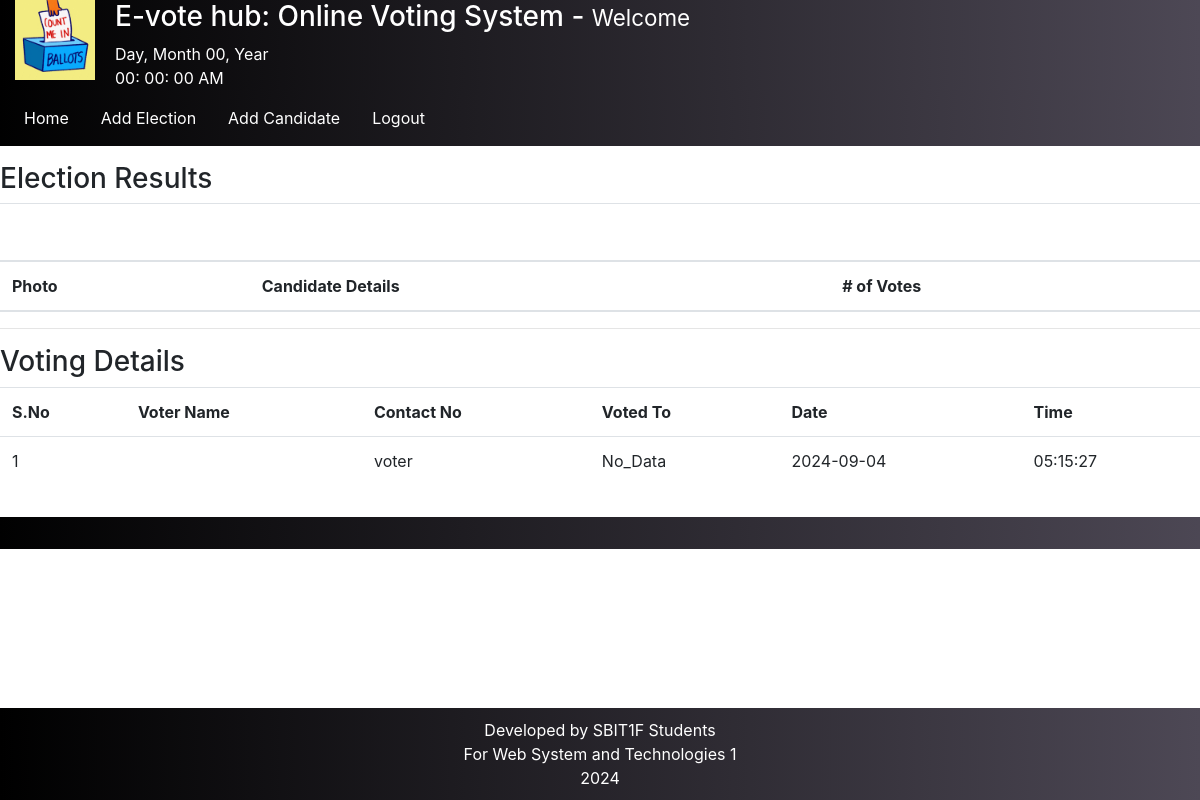
The page /Evotehub/admin/index.php?viewResults=2 (signed in) on the database its author committed.
### tables this page shows
CREATE TABLE `elections` (
  `id` int(11) NOT NULL,
  `election_topic` varchar(255) DEFAULT NULL,
  `no_of_candidates` int(45) DEFAULT NULL,
  `starting_date` date DEFAULT NULL,
  `ending_date` date DEFAULT NULL,
  `status` varchar(45) DEFAULT NULL,
  `inserted_by` varchar(255) DEFAULT NULL,
  `inserted_on` date DEFAULT NULL
);

CREATE TABLE `votings` (
  `id` int(11) NOT NULL,
  `election_id` int(11) DEFAULT NULL,
  `voters_id` int(11) DEFAULT NULL,
  `candidate_id` int(11) DEFAULT NULL,
  `vote_date` date DEFAULT NULL,
  `vote_time` time DEFAULT NULL
);

CREATE TABLE `users` (
  `id` int(11) NOT NULL,
  `username` varchar(255) DEFAULT NULL,
  `student_no` varchar(255) DEFAULT NULL,
  `password` text DEFAULT NULL,
  `user_role` varchar(45) DEFAULT NULL
);

### Evotehub/admin/INC/viewResults.php (the view, shortened to what this page needs)
<?php
    $election_id = $_GET['viewResults'];
?>
<div class="row my-3">
        <div class="col-12">
            <h3> Election Results </h3>
            <?php
                $fetchingActiveElections = mysqli_query($db, "SELECT * FROM elections WHERE id = '". $election_id ."'") or die(mysqli_error($db));
                $totalActiveElections = mysqli_num_rows($fetchingActiveElections);
                if($totalActiveElections > 0)
                {
                    while($data = mysqli_fetch_assoc($fetchingActiveElections))
                    {
                        $election_id = $data['id'];
                        $election_topic = $data['election_topic'];
                ?>
                        <table class="table">
                            <thead>
                                <tr>
                                    <th colspan="4" class="bg-green text-white"><h5> ELECTION TOPIC: <?php echo strtoupper($election_topic); ?></h5></th>
                                </tr>
                                <tr>
                                    <th> Photo </th>
                                    <th> Candidate Details </th>
                                    <th> # of Votes </th>
                                </tr>
                            </thead>
                        </table>
                <?php
                    }
                }else {
                    echo "No any active election.";
                }
            ?>
            <hr>
            <h3>Voting Details</h3>
            <?php
                $fetchingVoteDetails = mysqli_query($db, "SELECT * FROM votings WHERE election_id = '". $election_id ."'");
                $number_of_votes = mysqli_num_rows($fetchingVoteDetails);
                if($number_of_votes > 0)
                {
                    $sno = 1;
            ?>
                    <table class="table">
                        <tr>
                            <th>S.No</th>
                            <th>Voter Name</th>
                            <th>Contact No</th>
                            <th>Voted To</th>
                            <th>Date </th>
                            <th>Time</th>
                        </tr>
            <?php
                    while($data = mysqli_fetch_assoc($fetchingVoteDetails))
                        {
                            $voters_id = $data['voters_id'];
                            $candidate_id = $data['candidate_id'];
                            $fetchingUsername = mysqli_query($db, "SELECT * FROM users WHERE id = '". $voters_id ."'") or die(mysqli_error($db));
                            $isDataAvailable = mysqli_num_rows($fetchingUsername);
                            $userData = mysqli_fetch_assoc($fetchingUsername);
                            if($isDataAvailable > 0)
                            {
                                $username = $userData['username'];
                                $student_no = $userData['student_no'];
                            }else {
                                $username = "No_Data";
                                $student_no = $userData['student_no'];
                            }
                            $fetchingCandidateName = mysqli_query($db, "SELECT * FROM candidate_details WHERE id = '". $candidate_id ."'") or die(mysqli_error($db));
                            $isDataAvailable = mysqli_num_rows($fetchingCandidateName);
                            $candidateData = mysqli_fetch_assoc($fetchingCandidateName);
                            if($isDataAvailable > 0)
                            {
                                $candidate_name = $candidateData['candidate_name'];
                            }else {
                                $candidate_name = "No_Data";
                            }
                ?>
                            <tr>
                                <td><?php echo $sno++; ?></td>
                                <td><?php echo $username; ?></td>
                                <td><?php echo $student_no; ?></td>
                                <td><?php echo $candidate_name; ?></td>
                                <td><?php echo $data['vote_date']; ?></td>
                                <td><?php echo $data['vote_time']; ?></td>
                            </tr>
                <?php
                        }
                        echo "</table>";
                    }else {
                        echo "No any vote detail is available!";
                    }
                ?>
        </div>
    </div>

### Evotehub/assets/css/style.css (style rules this page uses)
* { margin: 0; padding: 0; }
body { display: flex; flex-direction: column; min-height: 100vh; }

### rows shown on the page
votings: users.student_no "voter", candidate_name "No_Data", vote_date "2024-09-04", vote_time "05:15:27"
